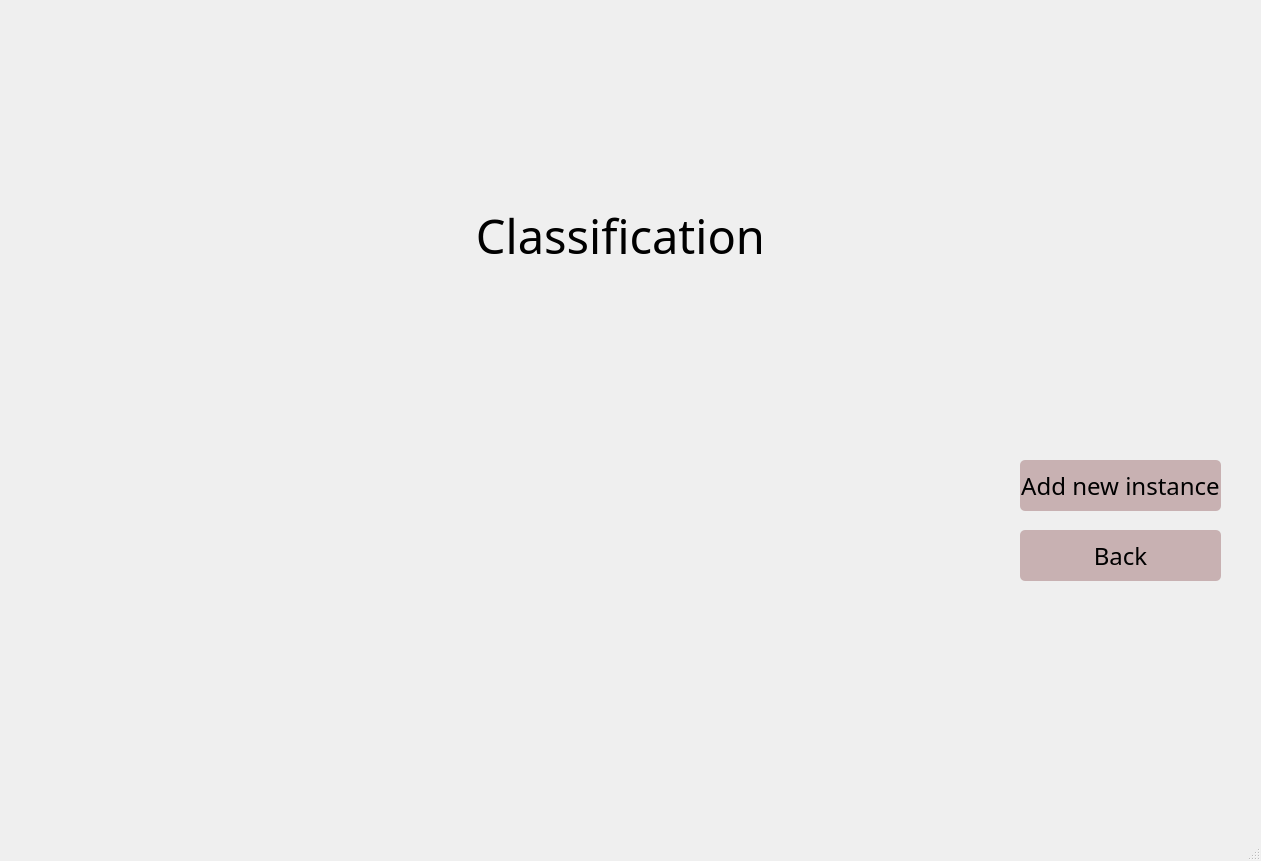
<?xml version="1.0" encoding="UTF-8"?>
<ui version="4.0">
 <class>MainWindow</class>
 <widget class="QMainWindow" name="MainWindow">
  <property name="geometry">
   <rect>
    <x>0</x>
    <y>0</y>
    <width>1261</width>
    <height>861</height>
   </rect>
  </property>
  <property name="windowTitle">
   <string>MainWindow</string>
  </property>
  <widget class="QWidget" name="centralwidget">
   <widget class="QLabel" name="label_11">
    <property name="geometry">
     <rect>
      <x>0</x>
      <y>0</y>
      <width>1261</width>
      <height>841</height>
     </rect>
    </property>
    <property name="text">
     <string/>
    </property>
    <property name="pixmap">
     <pixmap>../../Users/maria/Downloads/mnrl.FmiML.jpg</pixmap>
    </property>
   </widget>
   <widget class="QLabel" name="label_7">
    <property name="geometry">
     <rect>
      <x>380</x>
      <y>190</y>
      <width>481</width>
      <height>91</height>
     </rect>
    </property>
    <property name="font">
     <font>
      <family>Felix Titling</family>
      <pointsize>35</pointsize>
     </font>
    </property>
    <property name="lineWidth">
     <number>20</number>
    </property>
    <property name="midLineWidth">
     <number>20</number>
    </property>
    <property name="text">
     <string>Classification</string>
    </property>
    <property name="alignment">
     <set>Qt::AlignCenter</set>
    </property>
    <property name="wordWrap">
     <bool>false</bool>
    </property>
   </widget>
   <widget class="QPushButton" name="pushButton_10">
    <property name="geometry">
     <rect>
      <x>1020</x>
      <y>460</y>
      <width>201</width>
      <height>51</height>
     </rect>
    </property>
    <property name="font">
     <font>
      <family>Centaur</family>
      <pointsize>18</pointsize>
      <weight>50</weight>
      <italic>false</italic>
      <bold>false</bold>
     </font>
    </property>
    <property name="styleSheet">
     <string notr="true">QPushButton{
background-color: rgb(200, 177, 178);
border: 2px ;
border-radius: 5px;
}</string>
    </property>
    <property name="text">
     <string>Add new instance</string>
    </property>
   </widget>
   <widget class="QPushButton" name="pushButton_11">
    <property name="geometry">
     <rect>
      <x>1020</x>
      <y>530</y>
      <width>201</width>
      <height>51</height>
     </rect>
    </property>
    <property name="font">
     <font>
      <family>Centaur</family>
      <pointsize>18</pointsize>
      <weight>50</weight>
      <italic>false</italic>
      <bold>false</bold>
     </font>
    </property>
    <property name="styleSheet">
     <string notr="true">QPushButton{
background-color: rgb(200, 177, 178);
border: 2px ;
border-radius: 5px;
}</string>
    </property>
    <property name="text">
     <string>Back</string>
    </property>
   </widget>
   <widget class="QWidget" name="gridLayoutWidget">
    <property name="geometry">
     <rect>
      <x>220</x>
      <y>260</y>
      <width>781</width>
      <height>61</height>
     </rect>
    </property>
    <layout class="QGridLayout" name="gridLayout"/>
   </widget>
   <widget class="QWidget" name="gridLayoutWidget_2">
    <property name="geometry">
     <rect>
      <x>280</x>
      <y>350</y>
      <width>321</width>
      <height>251</height>
     </rect>
    </property>
    <layout class="QGridLayout" name="gridLayout_2"/>
   </widget>
   <widget class="QWidget" name="gridLayoutWidget_3">
    <property name="geometry">
     <rect>
      <x>630</x>
      <y>350</y>
      <width>321</width>
      <height>261</height>
     </rect>
    </property>
    <layout class="QGridLayout" name="gridLayout_3"/>
   </widget>
  </widget>
  <widget class="QMenuBar" name="menubar">
   <property name="geometry">
    <rect>
     <x>0</x>
     <y>0</y>
     <width>1261</width>
     <height>26</height>
    </rect>
   </property>
  </widget>
  <widget class="QStatusBar" name="statusbar"/>
 </widget>
 <resources/>
 <connections/>
</ui>
